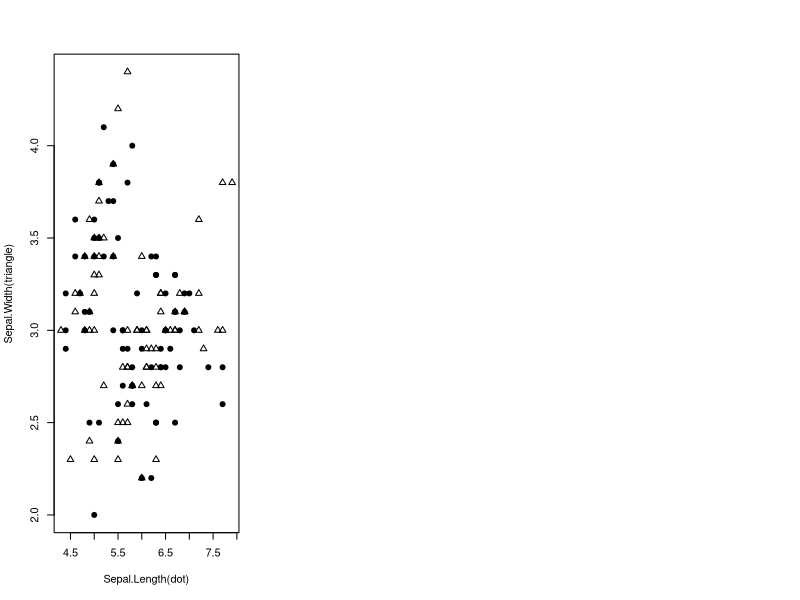

Generate this figure with R: (Note: this script raises an error after producing the figure.)
#Question 3
#install.packages("mvtnorm") -- > uncomment this line and delete this text if you dont have the package when running
library(mvtnorm) 

data(iris) #read iris data

train <- iris #training set is whole data set
testIndices <- c(c(26:49),c(76:99),c(126:150)) #second half of each class
test <- iris[testIndices,] #test set

Ntrain = nrow(train) #number of rows in both
Ntest = nrow(test)

par(mfrow = c(1,3)) #create a 1x3 platform to plot graph

#answer to part (a)
plot(iris[,1],iris[,2],pch=c(19,24),xlab="Sepal.Length(dot)",ylab="Sepal.Width(triangle)") #plot sepal length vs width

#-------------------------------------------------------------------------------------------------------------------------------------------------------------------

#answer to part (b)
#optimal bayes classifier
M <- NULL #initialize list of mean vectors per class
V <- NULL #initialize list of covariance matrices per class
P <- NULL #initialize list of prior probabilities per class
	
classes<-as.character(unique(train[,5])) #get names of the 3 classes
#for each class make a vector of mean and variance vectors per column that is per feature
for (i in 1:3){
	subMatrix <- train[train[,5]==classes[i],1:4]
	M[[classes[i]]] <- as.vector(colMeans(subMatrix))
	V[[classes[i]]] <- as.matrix(cov(subMatrix))
	P[[classes[i]]] <- nrow(subMatrix)/Ntrain
	}
	
bayesClassifier <- function(dataVector,M,V,P){
	probVect <- NULL #probability vector containing probability of each class given the data P(c/D)
	setosaProb <- dmvnorm(dataVector,mean=M$setosa,sigma=V$setosa) #density of the three class conditional probabilities P(D/c)
	versicolorProb <- dmvnorm(dataVector,mean=M$versicolor,sigma=V$versicolor) 
	virginicaProb <- dmvnorm(dataVector,mean=M$virginica,sigma=V$virginica)
	probVect[c(1:3)]<-c(prod(setosaProb)*P["setosa"],prod(versicolorProb)*P["versicolor"],prod(virginicaProb)*P["virginica"]) #P(D/c)*P(c)
	classIndex <- which.max(probVect) #classify using argmax{P(D/c)*P(c)}
	if (classIndex == 1) return("setosa")
	if (classIndex == 2) return("versicolor")
	if (classIndex == 3) return("virginica")
}

#classify all the test data based on training set
predicted <- rep(FALSE,Ntest)
for (i in 1:Ntest) #for every test point
if (as.character(iris$Species[i]) == bayesClassifier(as.numeric(test[i,][1:4]),M,V,P)) predicted[i] <- TRUE #set predicted true if predicted correctly
color <- gsub(TRUE,"green",predicted) #color true as green
color <- gsub(FALSE,"red",color) #color false as red
plot(iris[,1],iris[,2],pch=c(19,24),xlab="Sepal.Length(dot)",ylab="Sepal.Width(triangle)",col=color) #plot
print(paste("Prediction accuracy in part(b): ",length(predicted[predicted==TRUE])*100/length(predicted)," %")) #print accuracy as numberOf(true)/(length(testset))
#-------------------------------------------------------------------------------------------------------------------------------------------------------------------

#answer to part(c)
trainIndices <- c(c(1:25),c(50:75),c(100:125)) #choose first half of each class as train set indices
train <- iris[trainIndices,] #training set
Ntrain <- nrow(train) #number of rows in both
Ntest <- nrow(test)

M <- NULL #initialize list of mean vectors per class
V <- NULL #initialize list of covariance matrices per class
P <- NULL #initialize list of prior probabilities per class

classes<-as.character(unique(train[,5])) #get names of the 3 classes
#for each class make a vector of mean and variance vectors per column that is per feature
for (i in 1:3){
	subMatrix <- train[train[,5]==classes[i],1:4]
	M[[classes[i]]] <- as.vector(colMeans(subMatrix))
	V[[classes[i]]] <- as.matrix(cov(subMatrix))
	P[[classes[i]]] <- nrow(subMatrix)/Ntrain
	}

#classify all the test data based on training set
predicted <- rep(FALSE,Ntest)
for (i in 1:Ntest) #for every test point
if (as.character(iris$Species[i]) == bayesClassifier(as.numeric(test[i,][1:4]),M,V,P)) predicted[i] <- TRUE #set predicted true if predicted correctly
color <- gsub(TRUE,"green",predicted) #color true as green
color <- gsub(FALSE,"red",color) #color false as red
plot(iris[,1],iris[,2],pch=c(19,24),xlab="Sepal.Length(dot)",ylab="Sepal.Width(triangle)",col=color) #plot
print(paste("Prediction accuracy in part(c): ",length(predicted[predicted==TRUE])*100/length(predicted)," %")) #print accuracy as numberOf(true)/(length(testset))

#The reason both the accuracy is same = 34% approximately, is because to classify the second half in each part we are #using the same training set, only difference being the training set has been bifurcated in the second part